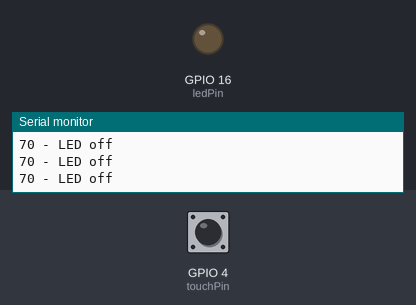
Recording of a sketch running on a simulated ESP32. Parts: output pins drawn as LEDs (lit = HIGH), the last lines printed to the serial monitor. Inputs (shaded band) come from the test bench; at power-on: GPIO 4 (touchPin) HIGH.

Above: at 2.2 s.
2.3 s: GPIO 4 (touchPin) pulled LOW for 0.6 s
At 2.9 s:
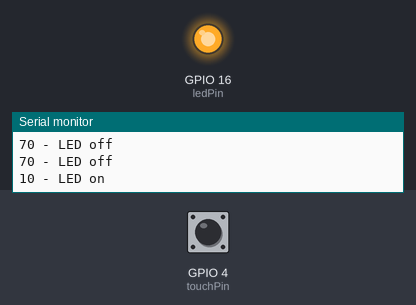
4.5 s: GPIO 4 (touchPin) pulled LOW for 3.2 s
At 9.3 s:
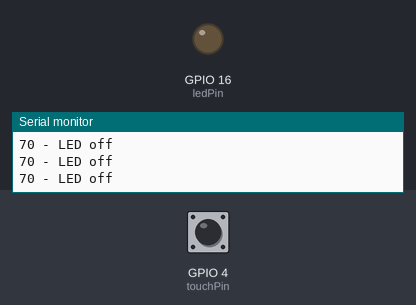
Timing chart, 0 to 10.8 s (numbered marks = the images above; inputs shaded):
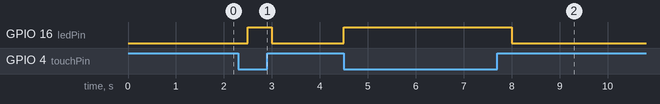

The sketch:

sketch_sep17c.ino
```cpp
const int touchPin = 4;
const int ledPin = 16;
const int threshold = 20;
int touchValue;

void setup() {
  Serial.begin(115200);
  delay(1000);
  pinMode (ledPin, OUTPUT);
}

void loop() {

  touchValue = touchRead(touchPin);
  Serial.print(touchValue);

  if(touchValue < threshold) {
    digitalWrite(ledPin, HIGH);
    Serial.println(" - LED on");
  }
  else {
    digitalWrite(ledPin, LOW);
    Serial.println(" - LED off");
  }
  delay(500);
}
```

Measured:
- after the input at 2.3 s, GPIO 16 (ledPin): LOW → HIGH after 0.20 s, → LOW 0.50 s later
- after the input at 4.5 s, GPIO 16 (ledPin): LOW → HIGH at once, → LOW 3.5 s later
